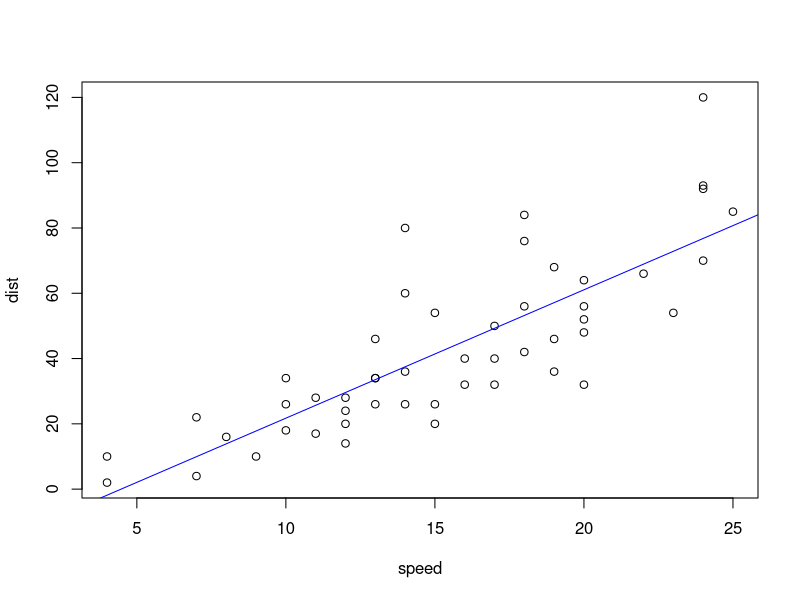

Here is the R script that generated this plot:
summary(cars) #cars라는 데이터 셋 가져오기
lm.cars <- lm(dist~speed, data=cars) # 속력과 제동거리의 상관관계를 보기 위한 산점도
lm.cars # 산점도 그리기
plot(dist~speed, cars) # 선형회귀분석 수행
abline(lm.cars, col = "blue") # 선 그리기, 색 설정